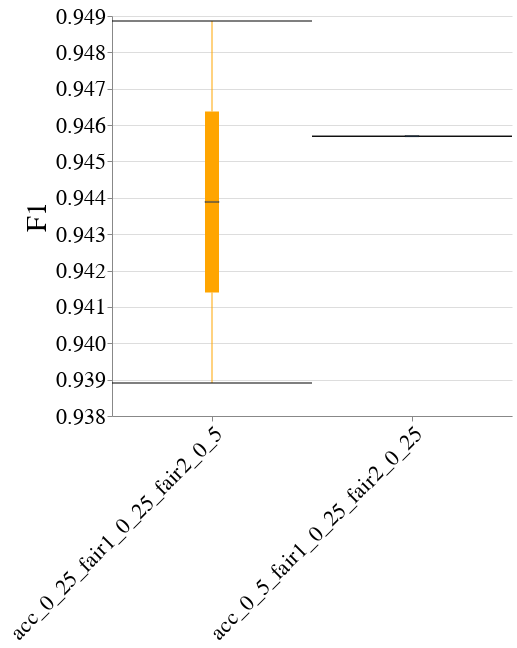

This figure's notebook cell:
### Code cell
create_box_plot_per_dataset_and_case_study(to_plot=best_lp_metrics_per_exp_config_df,
                                           exp_name=EXP_NAME,
                                           dataset_name=DATASET_NAME,
                                           case_study_name=CASE_STUDY_NAME,
                                           metric_name="F1")

### Figure 1 — Vega-Lite specification as saved in the notebook (floating-point values rounded to 4 significant figures)
{"config": {"view": {"continuousWidth": 400, "continuousHeight": 300, "stroke": null}, "axis": {"labelFontSize": 22, "labelFontWeight": "normal", "titleFontSize": 28, "titleFontWeight": "normal"}, "title": {"fontSize": 28}}, "data": {"name": "data-9d7026eacd66246621b5408c6e402dd6"}, "mark": {"type": "boxplot", "color": "orange", "median": {"stroke": "black", "strokeWidth": 0.7}, "ticks": true}, "encoding": {"x": {"axis": {"labelAngle": -45, "labelLimit": 500}, "field": "exp_config_name", "title": null, "type": "nominal"}, "y": {"field": "overall", "scale": {"zero": false}, "title": "F1", "type": "quantitative"}}, "height": 400, "width": 400, "$schema": "https://vega.github.io/schema/vega-lite/v4.17.0.json", "datasets": {"data-9d7026eacd66246621b5408c6e402dd6": [{"exp_config_name": "acc_0_25_fair1_0_25_fair2_0_5", "logical_pipeline_uuid": "Tm9uZSZOT19GQUlSTkVTU19JTlRFUlZFTlRJT04mZ2FuZGFsZl9jbGY=", "physical_pipeline_uuid": "36c29d30-be12-46d9-a29a-ec3d41bc1ef5", "run_num": 1, "compound_pp_quality": 0.9841, "metric": "F1", "model_name": "gandalf_clf", "runtime_in_mins": 0.7857, "dataset_name": "law_school", "logical_pipeline_name": "None&NO_FAIRNESS_INTERVENTION&gandalf_clf", "null_imputer_name": "None", "fairness_intervention_name": "NO_FAIRNESS_INTERVENTION", "male&race_dis": 0.8232, "male&race_priv": 0.9492, "male_dis": 0.9277, "male_priv": 0.9474, "overall": 0.9389, "race_dis": 0.8398, "race_priv": 0.9566}, {"exp_config_name": "acc_0_25_fair1_0_25_fair2_0_5", "logical_pipeline_uuid": "Tm9uZSZOT19GQUlSTkVTU19JTlRFUlZFTlRJT04mZ2FuZGFsZl9jbGY=", "physical_pipeline_uuid": "a4cb08ec-ef88-4b41-9031-0e77709f3ce0", "run_num": 4, "compound_pp_quality": 0.9455, "metric": "F1", "model_name": "gandalf_clf", "runtime_in_mins": 0.9657, "dataset_name": "law_school", "logical_pipeline_name": "None&NO_FAIRNESS_INTERVENTION&gandalf_clf", "null_imputer_name": "None", "fairness_intervention_name": "NO_FAIRNESS_INTERVENTION", "male&race_dis": 0.8437, "male&race_priv": 0.9565, "male_dis": 0.9413, "male_priv": 0.9547, "overall": 0.9489, "race_dis": 0.8566, "race_priv": 0.9631}, {"exp_config_name": "acc_0_5_fair1_0_25_fair2_0_25", "logical_pipeline_uuid": "Tm9uZSZOT19GQUlSTkVTU19JTlRFUlZFTlRJT04mcmZfY2xm", "physical_pipeline_uuid": "c38a5346-cb3d-4bac-a45b-ae7a8c26aac7", "run_num": 3, "compound_pp_quality": 0.9272, "metric": "F1", "model_name": "rf_clf", "runtime_in_mins": 0.08774, "dataset_name": "law_school", "logical_pipeline_name": "None&NO_FAIRNESS_INTERVENTION&rf_clf", "null_imputer_name": "None", "fairness_intervention_name": "NO_FAIRNESS_INTERVENTION", "male&race_dis": 0.8535, "male&race_priv": 0.9528, "male_dis": 0.9409, "male_priv": 0.9495, "overall": 0.9457, "race_dis": 0.865, "race_priv": 0.958}]}}
